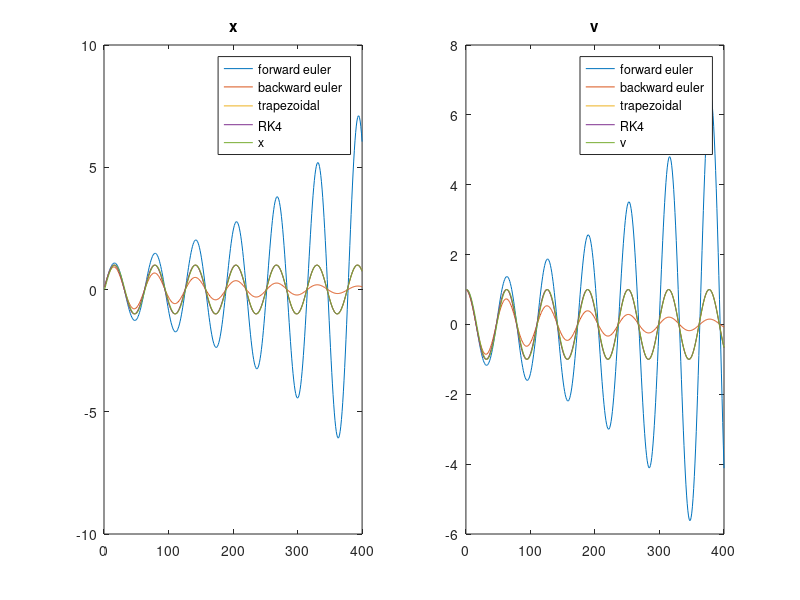

MATLAB code for this plot:

% u = [x,v]', u0 = [0,1]';
u0 = [0,1]';
A = [0,1;-1,0];
T = 40;
h = 0.1;
n = T/h; %100
I = eye(2);

info_forward_euler = zeros(n,2);
u = u0;
for i = 1:n
   u = (I+h *A) * u;
   info_forward_euler(i,:) = u;
end

info_backward_euler = zeros(n,2);
u = u0;
for i = 1:n
   u = (I-h *A) \ u;
   info_backward_euler(i,:) = u;
end

info_trapezoidal = zeros(n,2);
u = u0;
for i = 1:n
   u = (I-h/2*A) \ (I+h/2*A) * u;
   info_trapezoidal(i,:) = u;
end

info_RK4 = zeros(n,2);
u = u0;
for i = 1:n
    k1 = A * u ;
    k2 = A * (u + 1/2*h * k1);
    k3 = A * (u + 1/2*h * k2);
    k4 = A * (u + h * k3);
    u = u + h/6 * (k1 + 2*k2 + 2*k3+ k4); 
    info_RK4(i,:) = u;
end

x = linspace(0,T,n);
true_x = sin(x);
true_v = cos(x);

clf;
subplot(1,2,1);
plot(info_forward_euler(:,1));
hold on;
plot(info_backward_euler(:,1));
hold on;
plot(info_trapezoidal(:,1));
hold on;
plot(info_RK4(:,1));
hold on;
plot(true_x);
legend('forward euler','backward euler','trapezoidal','RK4','x');
title('x');

subplot(1,2,2);
plot(info_forward_euler(:,2));
hold on;
plot(info_backward_euler(:,2));
hold on;
plot(info_trapezoidal(:,2));
hold on;
plot(info_RK4(:,2));
hold on;
plot(true_v);
legend('forward euler','backward euler','trapezoidal','RK4','v');
title('v');